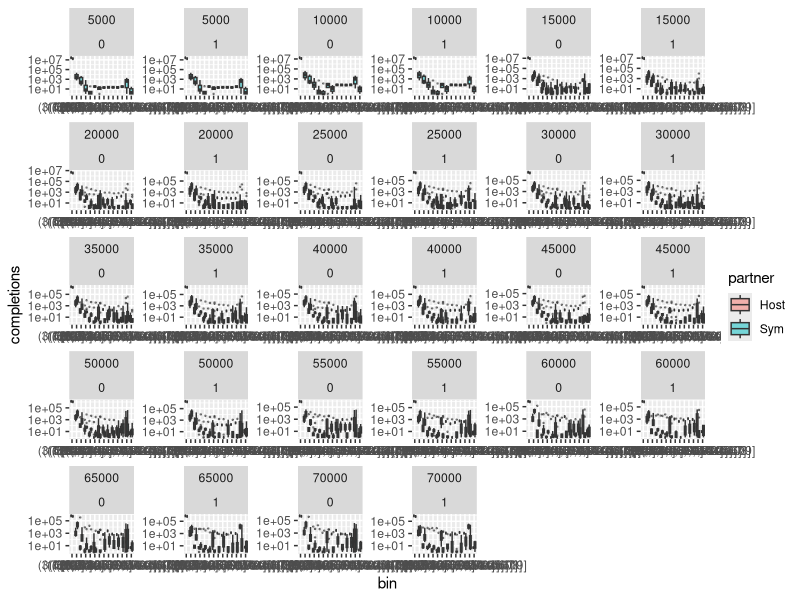

Generate this figure with R:
library(ggplot2)
library(viridis)
library(reshape2)
library(gridExtra)


df <- read.table("./table.dat", h=T) # do python3 process.py first
#final_df <- subset(df, update == "1000")
final_df <- df
final_df$bin <- cut(final_df$squareNum, c(0, 5, 5^2, 5^3, 5^4, 5^5, 5^6, 5^7, 5^8, 5^9, 5^10, 5^11, 5^12, 5^13))
p<-ggplot(final_df, aes(x = bin, y=completions, fill = partner)) + 
geom_boxplot(alpha=0.5, outlier.size=0.25) + scale_y_log10()  + facet_wrap(vars(update, vertical_transmission), scales = "free") 


print(p)




